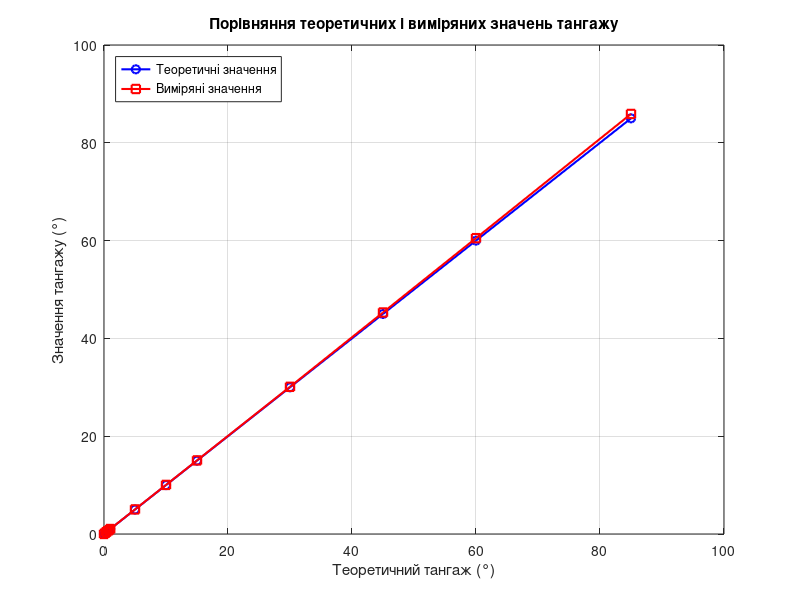
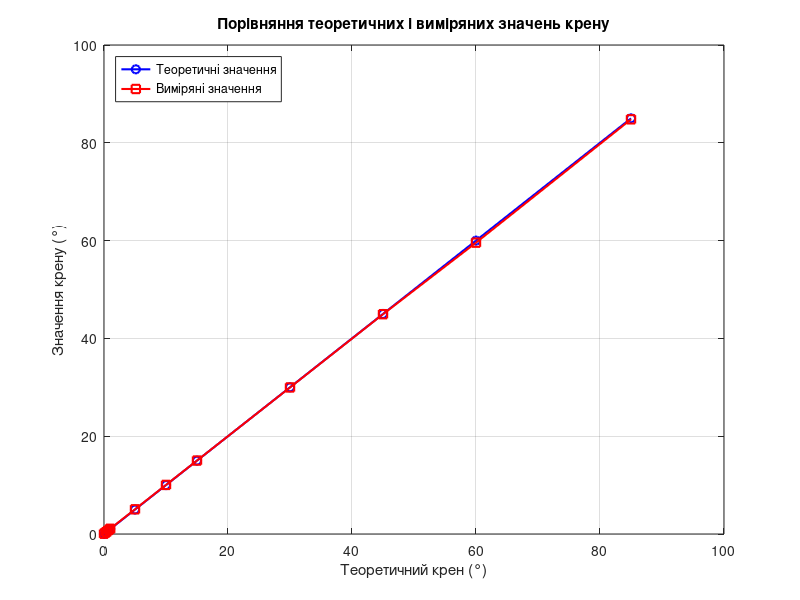
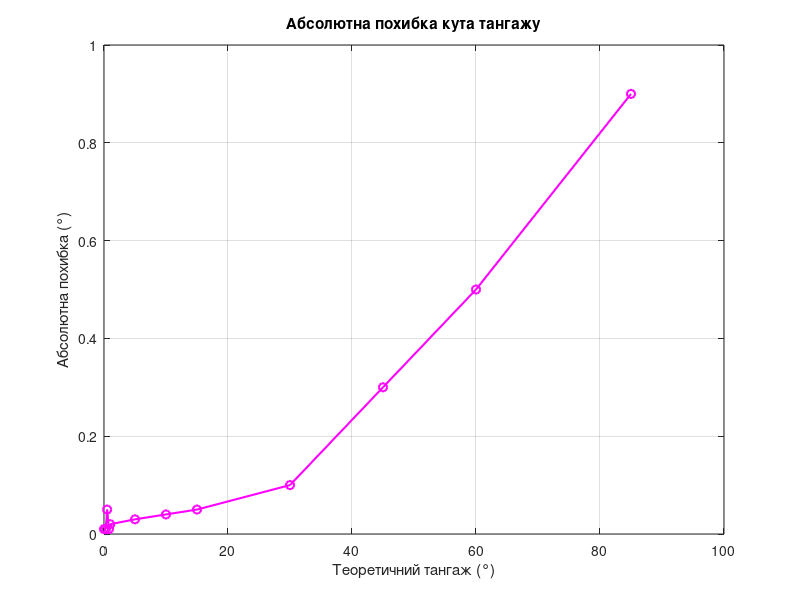
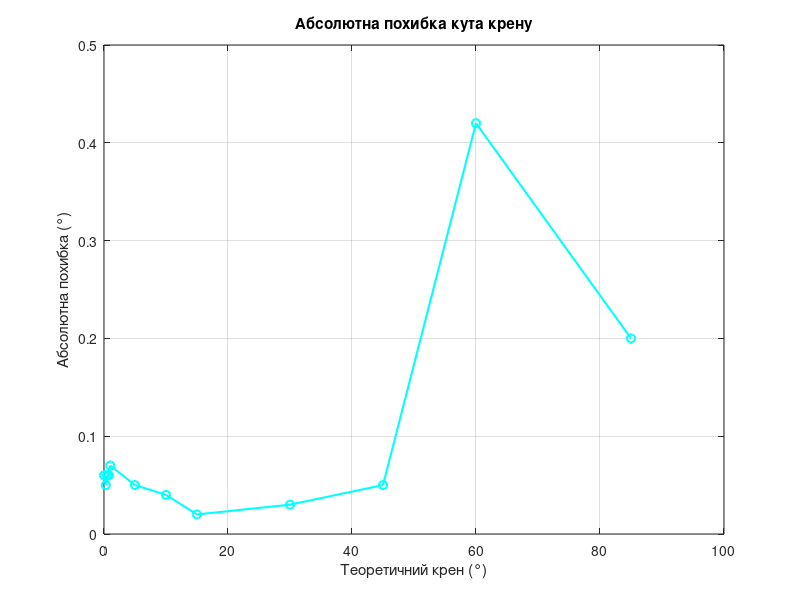

These figures' MATLAB source, in order:
% Дані для тангажу
pitch_theoretical = [0, 0.3, 0.5, 0.8, 1, 5, 10, 15, 30, 45, 60, 85];
pitch_measured = [0.01, 0.31, 0.55, 0.79, 1.02, 5.03, 10.04, 15.05, 30.1, 45.3, 60.5, 85.9];

% Графік для тангажу
figure;
plot(pitch_theoretical, pitch_theoretical, 'bo-', 'LineWidth', 1.5, 'DisplayName', 'Теоретичні значення');
hold on;
plot(pitch_theoretical, pitch_measured, 'rs-', 'LineWidth', 1.5, 'DisplayName', 'Виміряні значення');
xlabel('Теоретичний тангаж (°)');
ylabel('Значення тангажу (°)');
title('Порівняння теоретичних і виміряних значень тангажу');
legend('Location', 'northwest');
grid on;

% Дані для крену
roll_theoretical = [0, 0.3, 0.5, 0.8, 1, 5, 10, 15, 30, 45, 60, 85];
roll_measured = [0.06, 0.35, 0.56, 0.86, 1.07, 5.05, 10.04, 15.02, 29.97, 44.95, 59.58, 84.8];

% Графік для крену
figure;
plot(roll_theoretical, roll_theoretical, 'bo-', 'LineWidth', 1.5, 'DisplayName', 'Теоретичні значення');
hold on;
plot(roll_theoretical, roll_measured, 'rs-', 'LineWidth', 1.5, 'DisplayName', 'Виміряні значення');
xlabel('Теоретичний крен (°)');
ylabel('Значення крену (°)');
title('Порівняння теоретичних і виміряних значень крену');
legend('Location', 'northwest');
grid on;

% Абсолютна похибка для тангажу
pitch_error = abs(pitch_theoretical - pitch_measured);
figure;
plot(pitch_theoretical, pitch_error, 'm-o', 'LineWidth', 1.5);
xlabel('Теоретичний тангаж (°)');
ylabel('Абсолютна похибка (°)');
title('Абсолютна похибка кута тангажу');
grid on;

% Абсолютна похибка для крену
roll_error = abs(roll_theoretical - roll_measured);
figure;
plot(roll_theoretical, roll_error, 'c-o', 'LineWidth', 1.5);
xlabel('Теоретичний крен (°)');
ylabel('Абсолютна похибка (°)');
title('Абсолютна похибка кута крену');
grid on;
